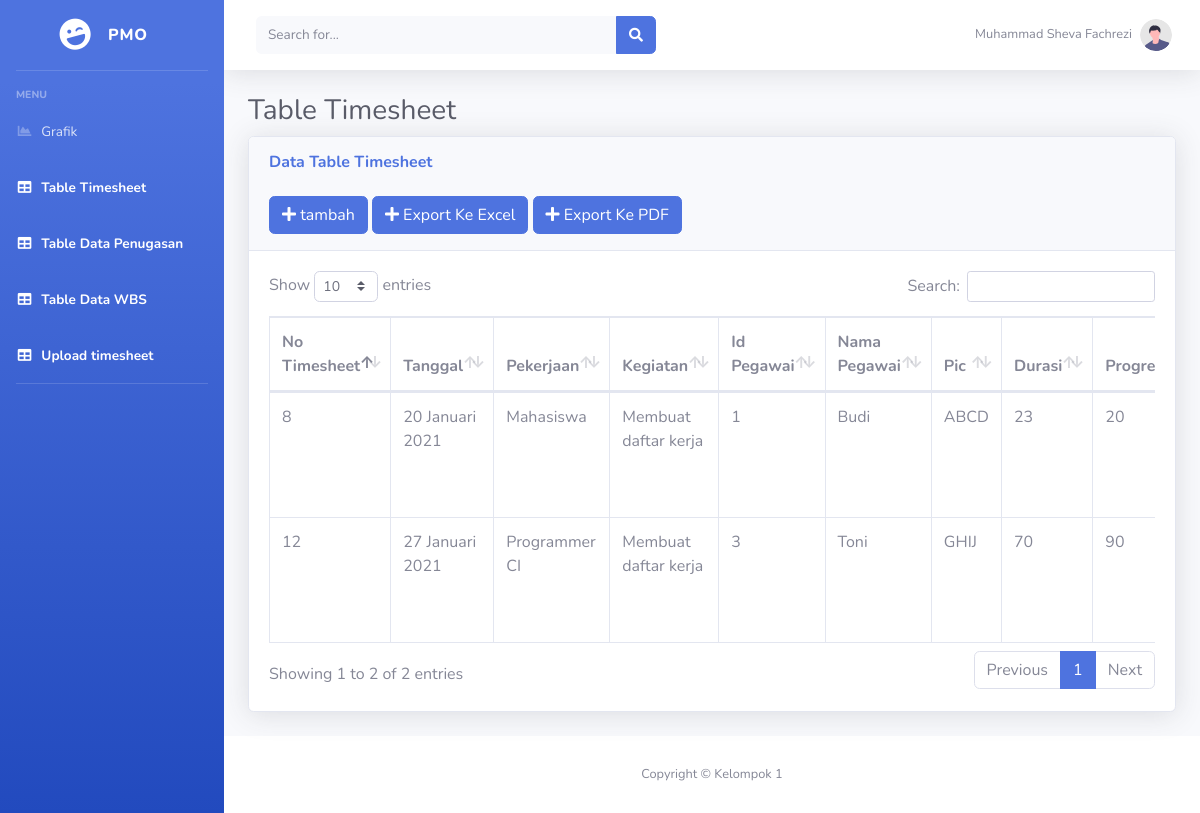
The page / on the database its author committed.
### tables this page shows
CREATE TABLE `tbl_timesheet` (
  `no_timesheet` int(11) NOT NULL,
  `tanggal` varchar(256) NOT NULL,
  `pekerjaan` varchar(256) NOT NULL,
  `kegiatan` varchar(256) NOT NULL,
  `id_pegawai` int(100) NOT NULL,
  `nama_pegawai` varchar(256) NOT NULL,
  `pic` varchar(256) NOT NULL,
  `durasi` int(255) NOT NULL,
  `progress` int(100) NOT NULL,
  `status` varchar(256) NOT NULL
);

### application/controllers/Crud.php (called while the page is built, shortened)
<?php
    class Crud extends CI_Controller{
        function __construct(){
            $this->load->model('m_data');
            $this->load->helper('url');
        }
        function index(){
            $data['tbl_timesheet'] = $this->m_data->tampil_data()->result();
            $this->load->view("tampil_v",$data);
        }
        }
?>

### index.php (called while the page is built, shortened)
<?php
require_once BASEPATH.'core/CodeIgniter.php';

### application/models/m_data.php (called while the page is built, shortened)
<?php
    class m_data extends CI_Model{
        function tampil_data(){
            return $this->db->get('tbl_timesheet');
        }
        }
?>

### application/views/tampil_v.php (the view, shortened to what this page needs)
<!DOCTYPE html>
<html lang="en">
<head>
    <link href="<?php echo base_url(); ?>vendor/fontawesome-free/css/all.min.css" rel="stylesheet" type="text/css">
	<link href="<?php echo base_url();?>css/sb-admin-2.min.css" rel="stylesheet">
	<link href="<?php echo base_url(); ?>vendor/datatables/dataTables.bootstrap4.min.css" rel="stylesheet">
</head>
<body id="page-top">
    <div id="wrapper">
        <ul class="navbar-nav bg-gradient-primary sidebar sidebar-dark accordion" id="accordionSidebar">
            <a class="sidebar-brand d-flex align-items-center justify-content-center" href="index.html">
                <div class="sidebar-brand-icon rotate-n-15">
                    <i class="fas fa-laugh-wink"></i>
                </div>
                <div class="sidebar-brand-text mx-3">PMO</div>
            </a>
            <hr class="sidebar-divider">
            <div class="sidebar-heading">
                Menu
            </div>
            <li class="nav-item">
                <a class="nav-link" href="<?php echo site_url('crud/grafik/'); ?>">
                    <i class="fas fa-fw fa-chart-area"></i>
                    <span>Grafik</span></a>
            </li>
            <li class="nav-item active">
                <a class="nav-link" href="<?php echo base_url(); ?>index.php">
                    <i class="fas fa-fw fa-table"></i>
                    <span>Table Timesheet</span></a>
            </li>
            <li class="nav-item active">
                <a class="nav-link" href="<?php echo site_url('crud/index2/'); ?>">
                    <i class="fas fa-fw fa-table"></i>
                    <span>Table Data Penugasan</span></a>
            </li>
            <li class="nav-item active">
                <a class="nav-link" href="<?php echo site_url('crud/index3/'); ?>">
                    <i class="fas fa-fw fa-table"></i>
                    <span>Table Data WBS</span></a>
            </li>
            <li class="nav-item active">
                <a class="nav-link" href="<?php echo site_url('crud/index_upload/'); ?>">
                    <i class="fas fa-fw fa-table"></i>
                    <span>Upload timesheet</span></a>
            </li>
            <hr class="sidebar-divider d-none d-md-block">
        </ul>
        <div id="content-wrapper" class="d-flex flex-column">
            <div id="content">
                <nav class="navbar navbar-expand navbar-light bg-white topbar mb-4 static-top shadow">
                    <form
                        class="d-none d-sm-inline-block form-inline mr-auto ml-md-3 my-2 my-md-0 mw-100 navbar-search">
                        <div class="input-group">
                            <input type="text" class="form-control bg-light border-0 small" placeholder="Search for..."
                                aria-label="Search" aria-describedby="basic-addon2">
                            <div class="input-group-append">
                                <button class="btn btn-primary" type="button">
                                    <i class="fas fa-search fa-sm"></i>
                                </button>
                            </div>
                        </div>
                    </form>
                    <ul class="navbar-nav ml-auto">
                        <li class="nav-item dropdown no-arrow d-sm-none">
                        <li class="nav-item dropdown no-arrow">
                            <a class="nav-link dropdown-toggle" href="#" id="userDropdown" role="button"
                                data-toggle="dropdown" aria-haspopup="true" aria-expanded="false">
                                <span class="mr-2 d-none d-lg-inline text-gray-600 small">Muhammad Sheva Fachrezi</span>
                                <img class="img-profile rounded-circle"
                                    src="<?php echo base_url(); ?>img/undraw_profile.svg">
                            </a>
                        </li>
                    </ul>
                </nav>
                <div class="container-fluid">
                    <h1 class="h3 mb-2 text-gray-800">Table Timesheet</h1>
                    <div class="card shadow mb-4">
                        <div class="card-header py-3">
                            <h6 class="m-0 font-weight-bold text-primary">Data Table Timesheet</h6>
                            <?php echo anchor('crud/tambah','<button type="button" class="btn btn-primary me-md-2"><i class="fas fa-plus"></i> tambah</button>') ?>
                            <?php echo anchor('crud/spreadsheet_timesheet/','<button type="button" class="btn btn-primary"><i class="fas fa-plus"></i> Export Ke Excel</button>') ?>
                            <?php echo anchor('crud/pdf_timesheet/','<button type="button" class="btn btn-primary"><i class="fas fa-plus"></i> Export Ke PDF</button>') ?>
                        </div>
                        <div class="card-body">
                            <div class="table-responsive">
                                <table class="table table-bordered" id="dataTable" width="100%" cellspacing="0">
                                <thead>
                                    <tr>
                                        <th scope="col">No Timesheet</th>
                                        <th scope="col">Tanggal</th>
                                        <th scope="col">Pekerjaan</th>
                                        <th scope="col">Kegiatan</th>
                                        <th scope="col">Id Pegawai</th>
                                        <th scope="col">Nama Pegawai</th>
                                        <th scope="col">Pic</th>
                                        <th scope="col">Durasi</th>
                                        <th scope="col">Progress</th>
                                    </tr>
                                    <tbody>
                                        <?php
                                        foreach($tbl_timesheet as $u){
                                        ?>
                                        <tr>
                                            <td><?php echo $u->no_timesheet ?></td>
                                            <td><?php echo $u->tanggal ?></td>
                                            <td><?php echo $u->pekerjaan ?></td>
                                            <td><?php echo $u->kegiatan ?></td>
                                            <td><?php echo $u->id_pegawai ?></td>
                                            <td><?php echo $u->nama_pegawai ?></td>
                                            <td><?php echo $u->pic ?></td>
                                            <td><?php echo $u->durasi ?></td>
                                            <td><?php echo $u->progress ?></td>
                                        </tr>
                                        <?php } ?>
                                    </tbody>
                                </thead>
                                </table>
                            </div>
                        </div>
                    </div>
                </div>
            </div>
            <footer class="sticky-footer bg-white">
                <div class="container my-auto">
                    <div class="copyright text-center my-auto">
                        <span>Copyright &copy; Kelompok 1</span>
                    </div>
                </div>
            </footer>
        </div>
    </div>
</body>
</html>

### rows shown on the page
tbl_timesheet: no_timesheet "8", tanggal "20 Januari 2021", pekerjaan "Mahasiswa", kegiatan "Membuat daftar kerja", id_pegawai "1", nama_pegawai "Budi", pic "ABCD", durasi "23", progress "20"
tbl_timesheet: no_timesheet "12", tanggal "27 Januari 2021", pekerjaan "Programmer CI", kegiatan "Membuat daftar kerja", id_pegawai "3", nama_pegawai "Toni", pic "GHIJ", durasi "70", progress "90"
